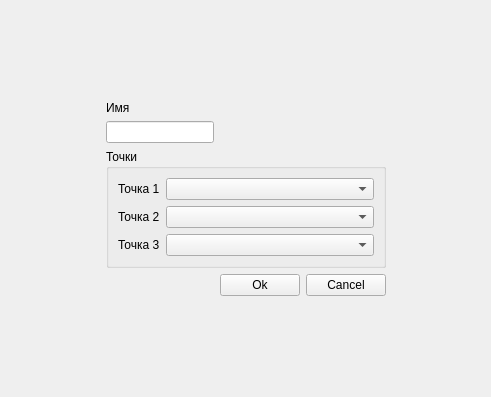
<?xml version="1.0" encoding="UTF-8"?>
<ui version="4.0">
 <class>CircleByPoints</class>
 <widget class="QWidget" name="CircleByPoints">
  <property name="geometry">
   <rect>
    <x>0</x>
    <y>0</y>
    <width>491</width>
    <height>397</height>
   </rect>
  </property>
  <property name="windowTitle">
   <string>Form</string>
  </property>
  <layout class="QGridLayout" name="gridLayout">
   <item row="3" column="1" colspan="3">
    <widget class="QGroupBox" name="groupBox">
     <property name="title">
      <string>Точки</string>
     </property>
     <layout class="QFormLayout" name="formLayout">
      <item row="1" column="0">
       <widget class="QLabel" name="label">
        <property name="text">
         <string>Точка 1</string>
        </property>
       </widget>
      </item>
      <item row="1" column="1">
       <widget class="QComboBox" name="m_point1"/>
      </item>
      <item row="2" column="0">
       <widget class="QLabel" name="label_2">
        <property name="text">
         <string>Точка 2</string>
        </property>
       </widget>
      </item>
      <item row="2" column="1">
       <widget class="QComboBox" name="m_point2"/>
      </item>
      <item row="3" column="0">
       <widget class="QLabel" name="label_3">
        <property name="text">
         <string>Точка 3</string>
        </property>
       </widget>
      </item>
      <item row="3" column="1">
       <widget class="QComboBox" name="m_point3"/>
      </item>
     </layout>
    </widget>
   </item>
   <item row="4" column="4">
    <spacer name="horizontalSpacer">
     <property name="orientation">
      <enum>Qt::Orientation::Horizontal</enum>
     </property>
     <property name="sizeHint" stdset="0">
      <size>
       <width>40</width>
       <height>20</height>
      </size>
     </property>
    </spacer>
   </item>
   <item row="5" column="2">
    <spacer name="verticalSpacer">
     <property name="orientation">
      <enum>Qt::Orientation::Vertical</enum>
     </property>
     <property name="sizeHint" stdset="0">
      <size>
       <width>20</width>
       <height>40</height>
      </size>
     </property>
    </spacer>
   </item>
   <item row="1" column="1">
    <widget class="QLabel" name="label_5">
     <property name="text">
      <string>Имя</string>
     </property>
    </widget>
   </item>
   <item row="0" column="2">
    <spacer name="verticalSpacer_2">
     <property name="orientation">
      <enum>Qt::Orientation::Vertical</enum>
     </property>
     <property name="sizeHint" stdset="0">
      <size>
       <width>20</width>
       <height>40</height>
      </size>
     </property>
    </spacer>
   </item>
   <item row="2" column="1">
    <widget class="QLineEdit" name="m_nameEdit">
     <property name="maximumSize">
      <size>
       <width>120</width>
       <height>16777215</height>
      </size>
     </property>
    </widget>
   </item>
   <item row="4" column="2">
    <widget class="QPushButton" name="m_okBtn">
     <property name="text">
      <string>Ok</string>
     </property>
    </widget>
   </item>
   <item row="4" column="3">
    <widget class="QPushButton" name="m_cancelBtn">
     <property name="text">
      <string>Cancel</string>
     </property>
    </widget>
   </item>
   <item row="3" column="0">
    <spacer name="horizontalSpacer_2">
     <property name="orientation">
      <enum>Qt::Orientation::Horizontal</enum>
     </property>
     <property name="sizeHint" stdset="0">
      <size>
       <width>40</width>
       <height>20</height>
      </size>
     </property>
    </spacer>
   </item>
  </layout>
 </widget>
 <resources/>
 <connections/>
</ui>
